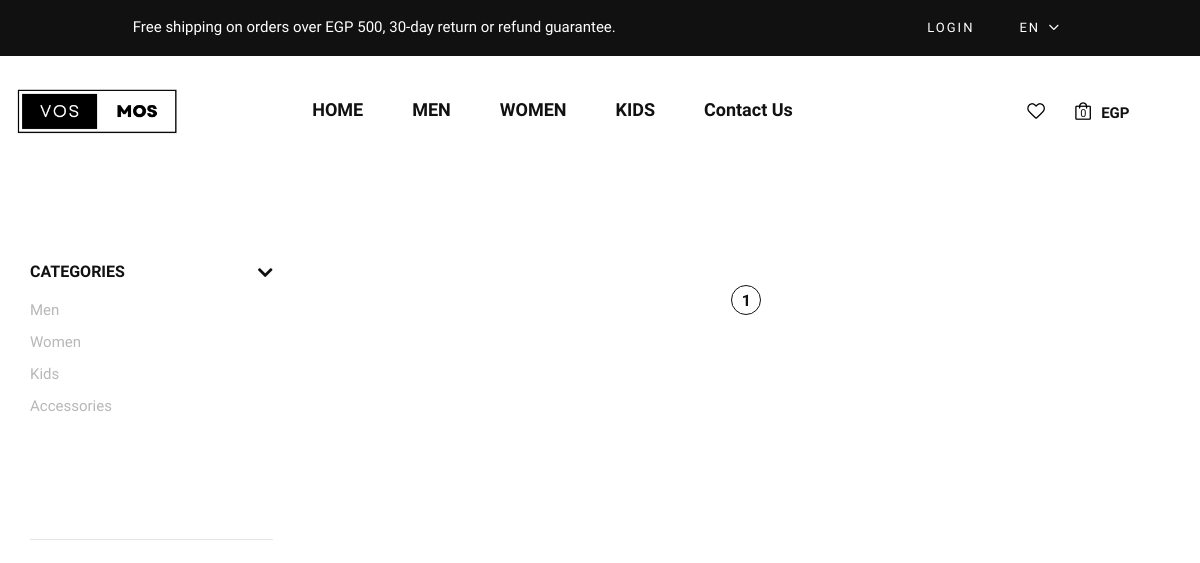
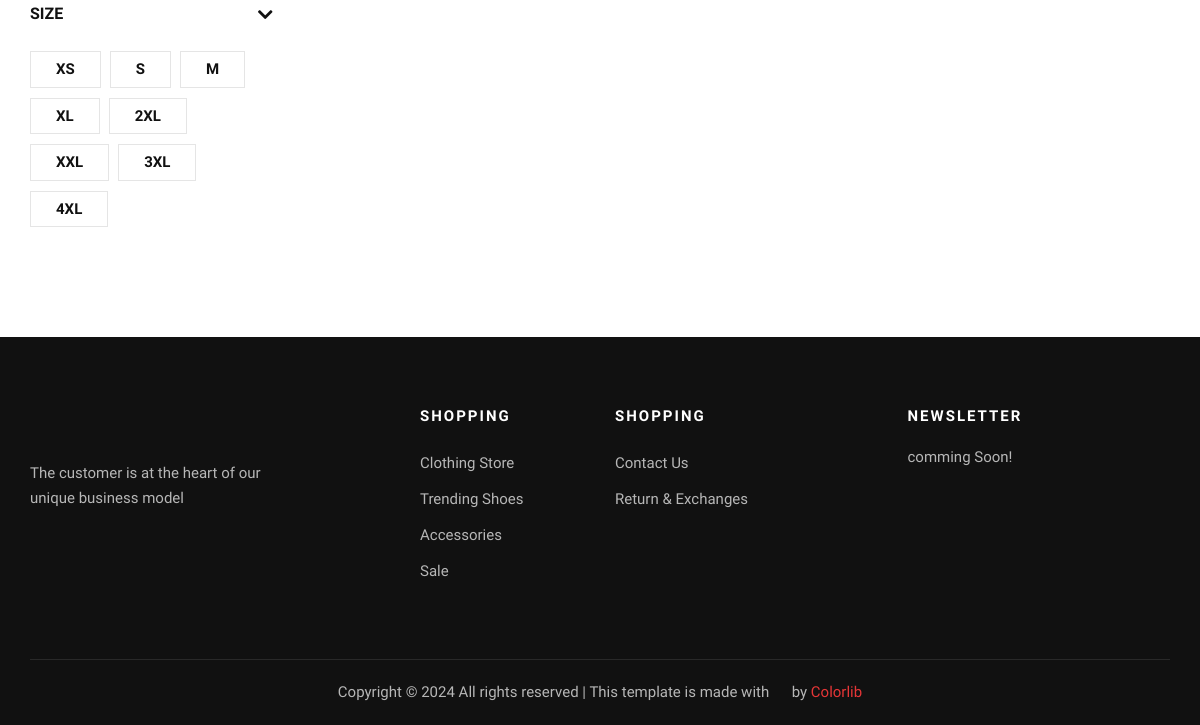
/products/, run on an earlier commit of the app's database (2 pictures, top to bottom).
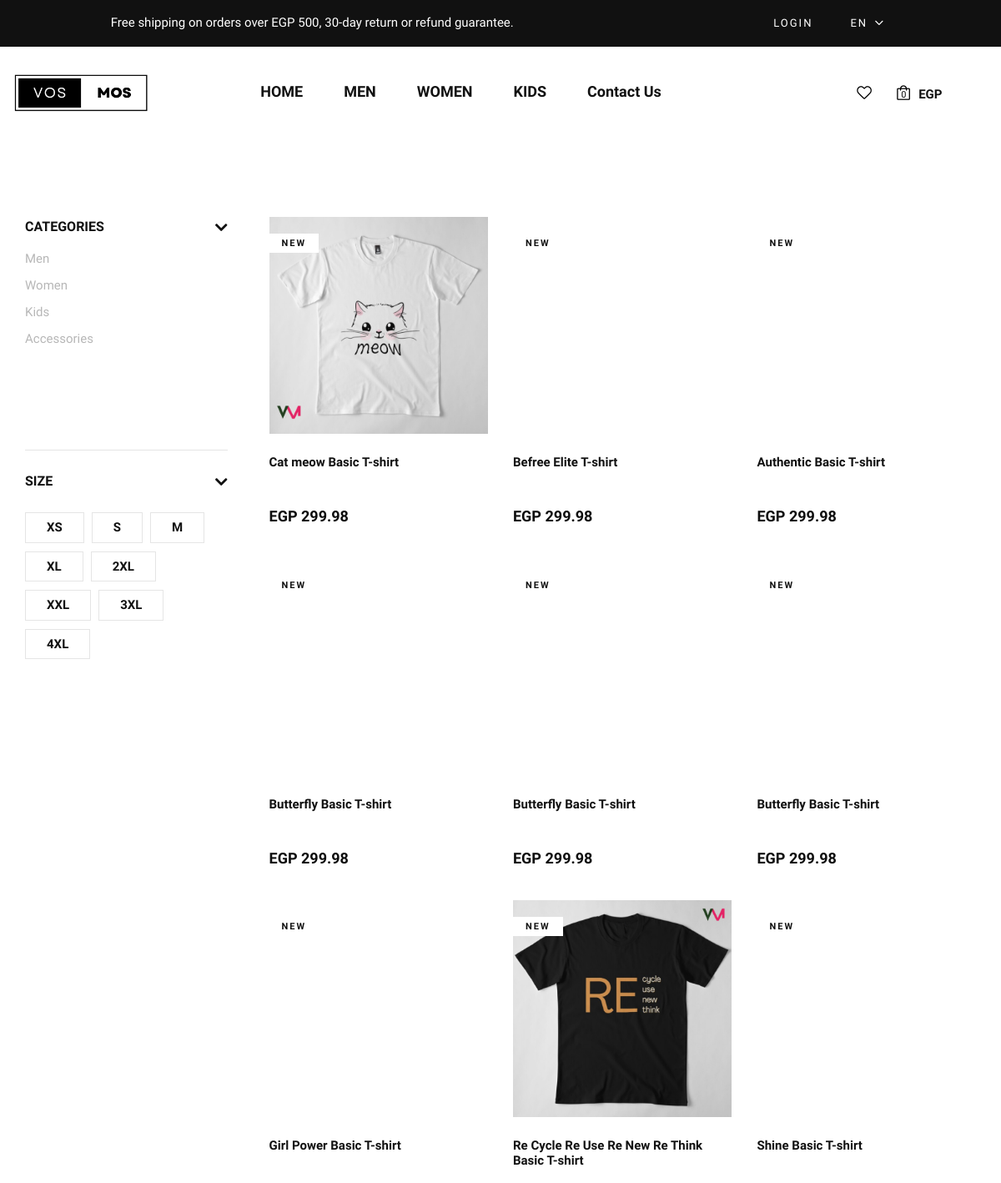
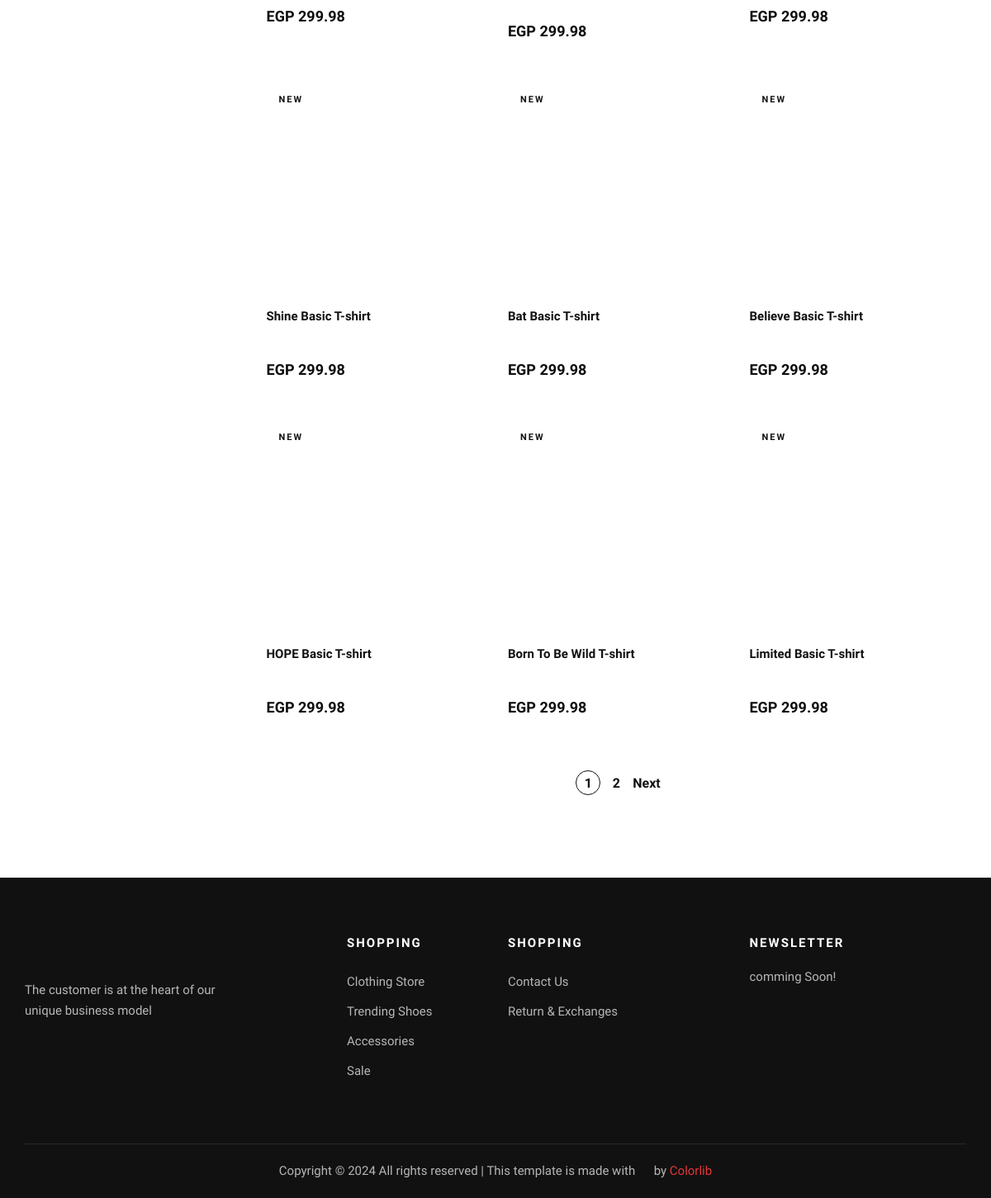
And on a later commit of the database (2 pictures, top to bottom).
### backend/models.py (models this page shows)
class Product(models.Model):
    CATEGORY_CHOICES = (
        ('M', 'Men'),
        ('W', 'Women'),
        ('K', 'Kids'),
        ('A', 'Accessories'),
    )
    SUB_CATEGORY_CHOICES = (
    ('S', 'Shirt'),
    ('SW', 'Sport wear'),
    ('OW', 'Outwear')
    )
    LABEL_CHOICES = (
        ('NEW', 'primary'),
        ('BEST Seller', 'secondary'),
        ('N', '')
    )
    product_id = models.AutoField
    id = models.AutoField(primary_key=True, auto_created=True)
    customized = models.BooleanField(default=False)
    product_name = models.CharField(max_length=50)
    category = models.ManyToManyField('Category', through='ProductCategory')
    label = models.CharField(choices=LABEL_CHOICES, max_length=11, default="")
    subcategory = models.CharField(choices= SUB_CATEGORY_CHOICES ,max_length=50, default="")
    price = models.FloatField(default=0)
    discount_price = models.FloatField(default=0)
    pub_date = models.DateField()
    image = models.ImageField(upload_to="static", default="", blank=True, null=True)
    material = models.CharField(max_length=50, default="Coton 100%")
    description = models.TextField(default="Are you looking for a t shirt that is comfortable, stylish and affordable? Look no further than our new collection of t shirts, designed to suit any occasion and personality. Whether you want to express your creativity, show your support for a cause, or simply enjoy a casual day out, we have the perfect t shirt for you. Our t shirts are made from high-quality cotton, which is soft, breathable and durable. They come in a variety of colors, sizes and designs, so you can find the one that matches your style and mood.  Our t shirts are easy to wash and care for, and they will not fade or shrink over time. They are also eco-friendly and ethically produced, so you can wear them with confidence and pride. Order your t shirt today and enjoy free shipping for orders over EGP 500. You will love how you look and feel in our t shirts, and so will everyone else. Don't miss this opportunity to get the best t shirt ever.")
    path = models.CharField(max_length=50, default="")
    FrontCanva = models.OneToOneField('FrontCanva', on_delete=models.CASCADE, null=True, blank=True)
    BackCanva = models.OneToOneField('BackCanva', on_delete=models.CASCADE, null=True, blank=True)
    def get_absolute_url(self):
        if self.customized:
            return reverse('customized_view', args=[str(self.id)])
        else:
            return f"/product_detail/{self.id}/"

### backend/views.py (the view)
# urls.py: path('products/', views.show_products, name='show_products'),
def show_products(request, category=None, subcategory=None):
    products = Product.objects.all()
    if category:
        categories = category.split(';')
        products = products.filter(Q(category__name__in=categories))
    if subcategory:
        products = products.filter(subcategory=subcategory)
    paginator = Paginator(products, 15) # Show 15 products per page
    page_number = request.GET.get('page')
    page_obj = paginator.get_page(page_number)
    context = {'page_obj': page_obj, 'categories': Product.CATEGORY_CHOICES}
    return render(request, 'products.html', context)

### backend/templates/products.html (shortened to what this page needs)
{% extends "layout.html" %}
{% load static %}
{% block body %}
    <section class="shop spad">
        <div class="container">
            <div class="row">
                 <div class="col-lg-3">
                        <div id="filters" class="collapse">
                        <div class="shop__sidebar">
                            <div class="shop__sidebar__accordion">
                                <div class="accordion" id="accordionExample">
                                    <div class="card">
                                        <div class="card-heading">
                                            <a data-toggle="collapse" data-target="#collapseOne">Categories</a>
                                        </div>
                                        <div id="collapseOne" class="collapse show" data-parent="#accordionExample">
                                            <div class="card-body">
                                                <div class="shop__sidebar__categories">
                                                    <ul class="nice-scroll">
                                                        {% for category, label in categories %}
                                                        <li><a href="{% url 'show_products' category %}">{{ label }}</a></li>
                                                        {% endfor %}
                                                    </ul>
                                                </div>
                                            </div>
                                        </div>
                                    </div>
                                    <div class="card">
                                        <div class="card-heading">
                                            <a data-toggle="collapse" data-target="#collapseFour">Size</a>
                                        </div>
                                        <div id="collapseFour" class="collapse show" data-parent="#accordionExample">
                                            <div class="card-body">
                                                <div class="shop__sidebar__size">
                                                    <label for="xs">xs
                                                    </label>
                                                    <label for="sm">s
                                                    </label>
                                                    <label for="md">m
                                                    </label>
                                                    <label for="xl">xl
                                                    </label>
                                                    <label for="2xl">2xl
                                                    </label>
                                                    <label for="xxl">xxl
                                                    </label>
                                                    <label for="3xl">3xl
                                                    </label>
                                                    <label for="4xl">4xl
                                                    </label>
                                                </div>
                                            </div>
                                        </div>
                                    </div>
                                </div>
                            </div>
                        </div>
                    </div>
                </div>
                <div class="col-lg-9">
                    <div class="row">
                        {% for product in page_obj %}
                            <div class="col-lg-4 col-md-6 col-sm-6 col-6">
                                    <div class="product__item" data-size="{{ product.size }}" data-price="{{ product.price }}">
                                        <div class="product__item__pic set-bg" data-setbg="{% static product.path %}"
                                            onclick="window.location.href='{{ product.get_absolute_url }}'">
                                            {% if product.label != 'N' %}
                                            <span class="label">{{ product.label }}</span>
                                            {% endif %}
                                        </div>
                                        <div class="product__item__text">
                                            <h6>{{ product.product_name }}</h6>
                                            <div class="rating">
                                                <i class="fa fa-star-o"></i>
                                                <i class="fa fa-star-o"></i>
                                                <i class="fa fa-star-o"></i>
                                                <i class="fa fa-star-o"></i>
                                                <i class="fa fa-star-o"></i>
                                            </div>
                                            <h5>EGP {{ product.price|floatformat:2 }}</h5>
                                        </div>
                                    </div>
                            </div>
                                  {% endfor %}
                    </div>
                    <div class="row">
                        <div class="col-lg-12">
                            <div class="product__pagination">
                                {% for i in page_obj.paginator.page_range %}
                                    {% if page_obj.number == i %}
                                        <a class="active" href="?page={{ i }}">{{ i }}</a>
                                    {% else %}
                                        <a href="?page={{ i }}">{{ i }}</a>
                                    {% endif %}
                                {% endfor %}
                                {% if page_obj.has_next %}
                                    <a href="?page={{ page_obj.next_page_number }}">Next</a>
                                {% endif %}
                            </div>
                        </div>
                    </div>
                </div>
            </div>
        </div>
    </section>
{% endblock %}

What changed in the data, as far as the page shows it:
added Product: shows a picture, label "NEW", product_name "Cat meow Basic T-shirt", price "299.98"
added Product: label "NEW", product_name "Befree Elite T-shirt", price "299.98"
added Product: label "NEW", product_name "Authentic Basic T-shirt", price "299.98"
added Product: label "NEW", product_name "Butterfly Basic T-shirt", price "299.98"
added Product: label "NEW", product_name "Butterfly Basic T-shirt", price "299.98"
added Product: label "NEW", product_name "Butterfly Basic T-shirt", price "299.98"
added Product: label "NEW", product_name "Girl Power Basic T-shirt", price "299.98"
added Product: shows a picture, label "NEW", product_name "Re Cycle Re Use Re New Re Think Basic T-shirt", price "299.98"
added Product: label "NEW", product_name "Shine Basic T-shirt", price "299.98"
added Product: label "NEW", product_name "Shine Basic T-shirt", price "299.98"
added Product: label "NEW", product_name "Bat Basic T-shirt", price "299.98"
added Product: label "NEW", product_name "Believe Basic T-shirt", price "299.98"
added Product: label "NEW", product_name "HOPE Basic T-shirt", price "299.98"
added Product: label "NEW", product_name "Born To Be Wild T-shirt", price "299.98"
added Product: label "NEW", product_name "Limited Basic T-shirt", price "299.98"
Also different on the page:
new list line: "2"
text now shown: "Next"
